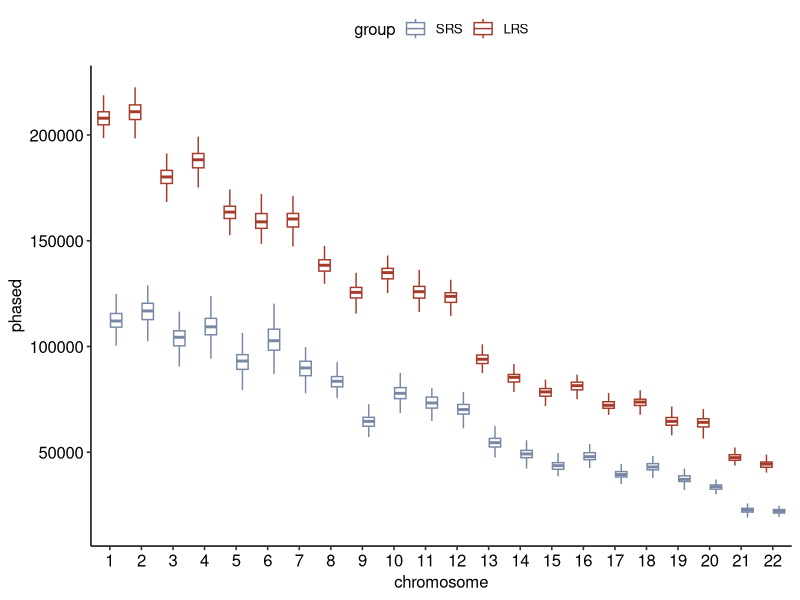
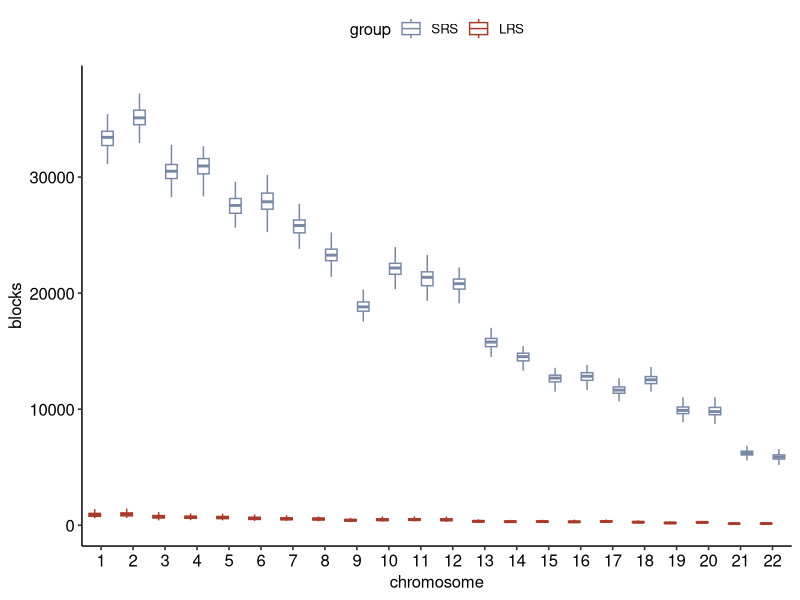
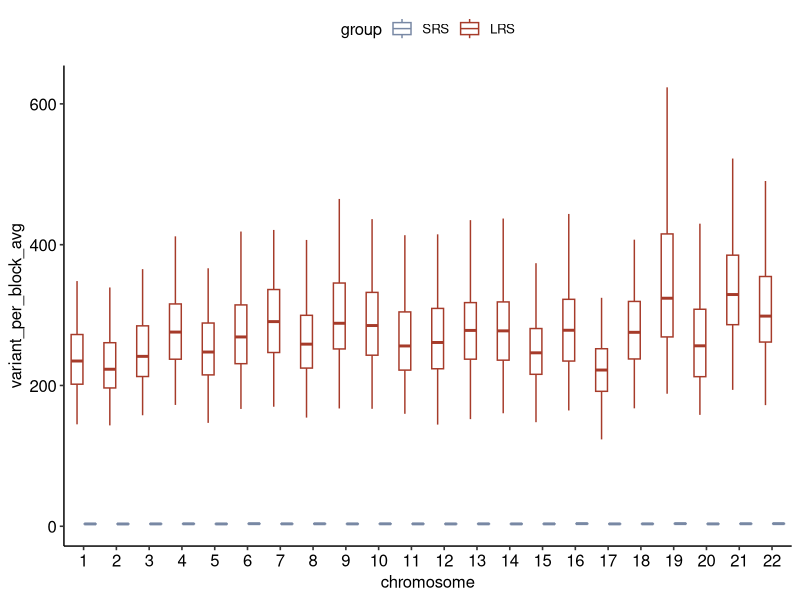
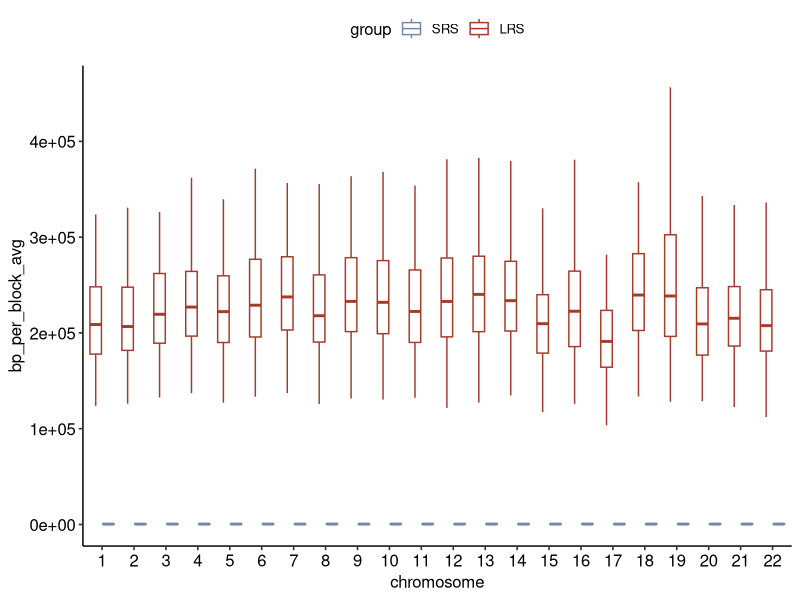
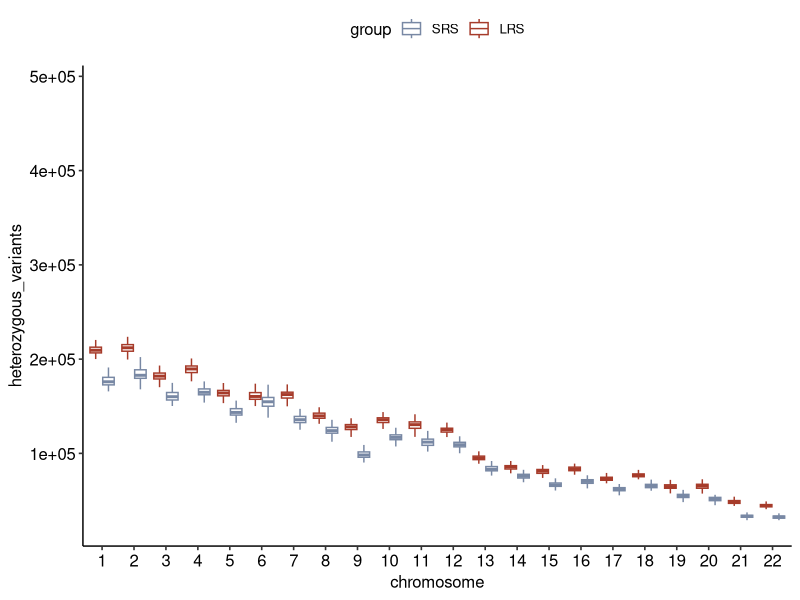
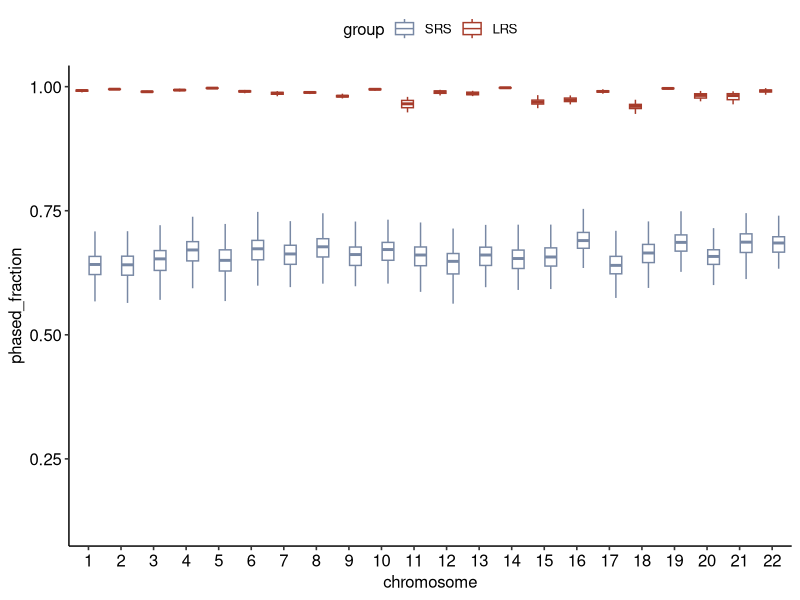
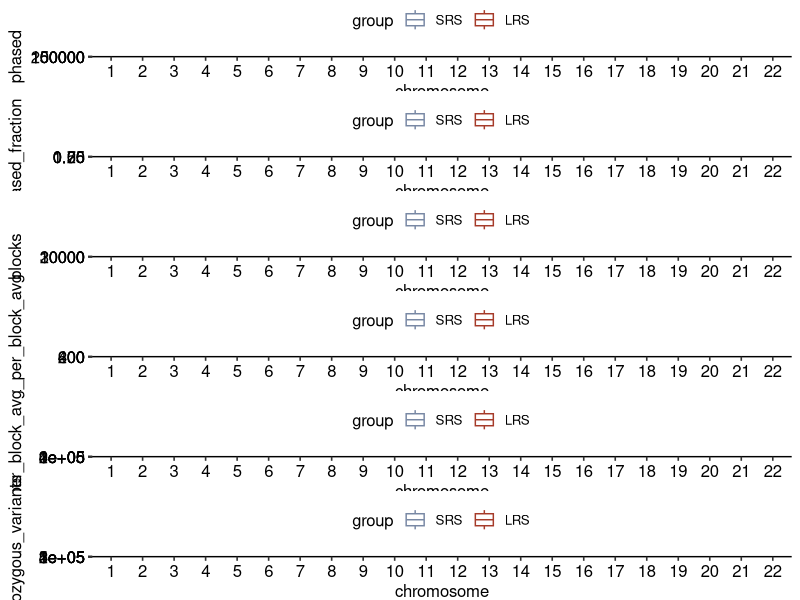
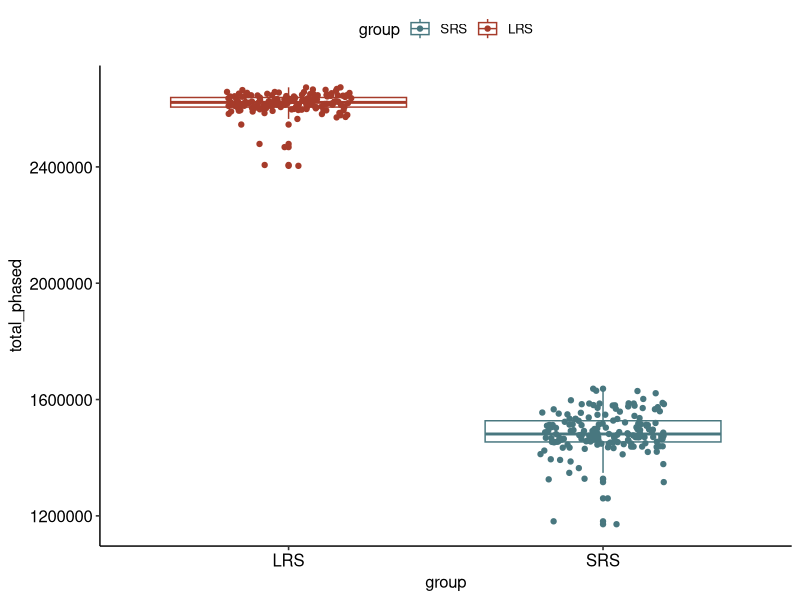

Write R code to recreate these figures, in order.
#==============================================#
# LRS vs SRS phased SNP comparation #
# Supp-Figure-18#
#==============================================#
library(data.table)
library(dplyr)
library(ggpubr)
library(ggplot2)
library(tidyverse)

setwd("/media/london_A/mengxin/GTOP_code/supp/supp_fig18.Figure S13-Phase")

# Supp.Fig.18a ------------------------------------------------------------
dat.m <- fread("./input/Figure S18.txt") %>% 
  mutate(chromosome=factor(chromosome, levels=seq(1:22)))

# phased counts
p1 <- ggplot(dat.m,aes(x=chromosome,y=phased,color=group)) + geom_boxplot(width=.8,outlier.shape = NA) + theme_pubr() + 
  scale_color_manual(breaks = c("SRS","LRS"),values = c("#7888a4","#a63b2a"));p1

# blocks
p2 <- ggplot(dat.m,aes(x=chromosome,y=blocks,color=group)) + geom_boxplot(width=.8,outlier.shape = NA) + theme_pubr() + 
  scale_color_manual(breaks = c("SRS","LRS"),values = c("#7888a4","#a63b2a"));p2

# variant_per_block_avg
p3 <- ggplot(dat.m,aes(x=chromosome,y=variant_per_block_avg,color=group)) + geom_boxplot(width=.8,outlier.shape = NA) + theme_pubr() + 
  scale_color_manual(breaks = c("SRS","LRS"),values = c("#7888a4","#a63b2a"));p3

# bp_per_block_avg
p4 <- ggplot(dat.m,aes(x=chromosome,y=bp_per_block_avg,color=group)) + geom_boxplot(width=.8,outlier.shape = NA) + theme_pubr() +
  scale_color_manual(breaks = c("SRS","LRS"),values = c("#7888a4","#a63b2a"));p4

# heterozygous_variants
p5 <- ggplot(dat.m,aes(x=chromosome,y=heterozygous_variants,color=group)) + geom_boxplot(width=.8,outlier.shape = NA) + theme_pubr() +
  scale_color_manual(breaks = c("SRS","LRS"),values = c("#7888a4","#a63b2a"));p5


# phased fraction
p6 <- ggplot(dat.m,aes(x=chromosome,y=phased_fraction,color=group)) + geom_boxplot(width=.8,outlier.shape = NA) + theme_pubr() +
  scale_color_manual(breaks = c("SRS","LRS"),values = c("#7888a4","#a63b2a")) ;p6


cowplot::plot_grid(p1, p6, p2,p3,p4,p5,ncol=1,align = "v")


# Supp.Fig.18b plot phased variants by individuals ------------------------


df_plot <- dat.m %>% dplyr::select(Indis, chromosome, variants, phased, unphased, group) %>% 
  dplyr::group_by(Indis, group) %>% 
  dplyr::summarise(total_var=sum(variants),total_phased=sum(phased),total_unphased=sum(unphased)) %>% ungroup()
  # rbind(df_plot.l,df_plot.s)

p8 <- ggplot(df_plot,aes(x=group,y=total_phased,color=group)) + geom_boxplot() + geom_jitter(width = .2,aes(color=group)) + theme_pubr() + 
  scale_color_manual(breaks = c("SRS","LRS"),values = c("#48777f","#a63b2a"));p8



df_plot <- dat.m %>% dplyr::select(Indis, chromosome, variants, blocks, group) %>% 
  dplyr::group_by(Indis, group) %>% 
  dplyr::summarise(total_block=sum(blocks)) %>% ungroup()
  # rbind(df_plot.l,df_plot.s)
p9 <- ggplot(df_plot,aes(x=group,y=total_block,color=group)) + geom_boxplot() + geom_jitter(width = .2,aes(color=group)) + theme_pubr() + 
  scale_color_manual(breaks = c("SRS","LRS"),values = c("#48777f","#a63b2a")) + scale_y_log10();p9



df_plot <- dat.m %>% dplyr::select(Indis, chromosome, variants, heterozygous_variants, group) %>% 
  dplyr::group_by(Indis, group) %>% 
  dplyr::summarise(total_het=sum(heterozygous_variants)) %>% ungroup()
  # rbind(df_plot.l,df_plot.s)
p10 <- ggplot(df_plot,aes(x=group,y=total_het,color=group)) + geom_boxplot() + geom_jitter(width = .2,aes(color=group)) + theme_pubr() + 
  scale_color_manual(breaks = c("SRS","LRS"),values = c("#48777f","#a63b2a"));p10


cowplot::plot_grid(p8,p9,p10,ncol=1,align="v")
